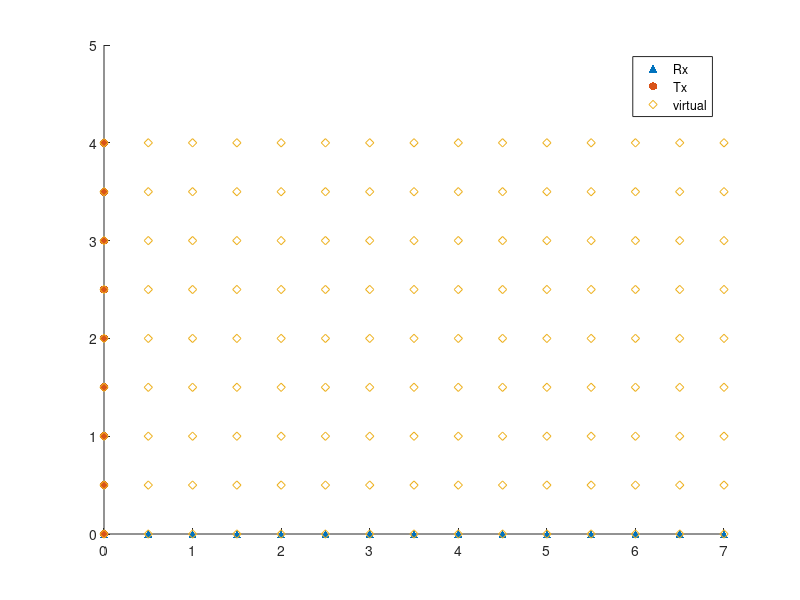

Write the MATLAB code that produced this figure.
    Tx_d_x = zeros(1,9);
    Tx_d_y = 0 : 0.5 : (9-1)*0.5;
    Rx_d_x = 0 : 0.5 : (15-1)*0.5;
    Rx_d_y = zeros(1,15);
    virtual_x = zeros(1,9*15); % 1*135
    virtual_y = zeros(1,9*15); 
    count = 0;
    for i = 1:9
        for j = 1:15
            count = count+1;
            virtual_x(1,count) = Tx_d_x(i)+Rx_d_x(j);
            virtual_y(1,count) = Tx_d_y(i)+Rx_d_y(j);
        end
    end

    figure;
    scatter(Rx_d_x,Rx_d_y,"blue",'filled',"^");
    hold on
    scatter(Tx_d_x,Tx_d_y,"red",'filled',"o");
    hold on
    scatter(virtual_x,virtual_y,"green","diamond");
    legend('Rx','Tx','virtual')
    ylim([0 5]);
